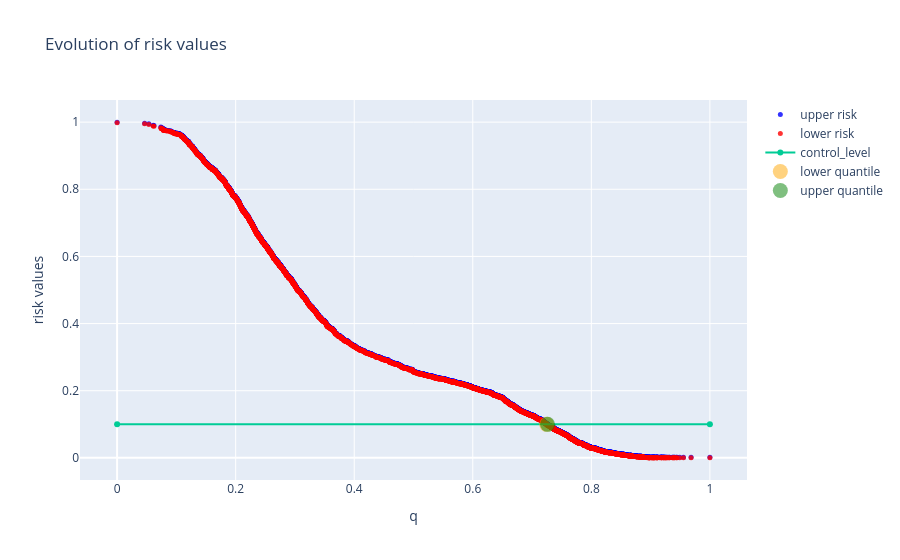

Source (notebook cell):
### Code cell
fig = go.Figure()
fig.add_trace(
    go.Scatter(
        x=q_values,
        y=upper_fnr_risk_values,
        name="upper risk",
        mode="markers",  # Specify the marker mode ('markers' for scatter plot)
        marker=dict(
            size=5,  # Set the marker size
            color="blue",  # Set the marker color
            opacity=0.8,  # Set the marker opacity
        ),
    )
)

fig.add_trace(
    go.Scatter(
        x=q_values,
        y=lower_fnr_risk_values,
        name="lower risk",
        mode="markers",  # Specify the marker mode ('markers' for scatter plot)
        marker=dict(
            size=5,  # Set the marker size
            color="red",  # Set the marker color
            opacity=0.8,  # Set the marker opacity
        ),
    )
)
fig.add_trace(
    go.Scatter(
        x=[q_values[0], q_values[-1]],
        y=[control_level, control_level],
        name="control_level",
    )
)
fig.add_trace(
    go.Scatter(
        x=[q_values[lower_quantile_index]],
        y=[lower_fnr_risk_values_at_q],
        name="lower quantile",
        mode="markers",  # Specify the marker mode ('markers' for scatter plot)
        marker=dict(
            size=15,  # Set the marker size
            color="orange",  # Set the marker color
            opacity=0.5,  # Set the marker opacity
        ),
    )
)
fig.add_trace(
    go.Scatter(
        x=[q_values[upper_quantile_index]],
        y=[upper_fnr_risk_values_at_q],
        name="upper quantile",
        mode="markers",  # Specify the marker mode ('markers' for scatter plot)
        marker=dict(
            size=15,  # Set the marker size
            color="green",  # Set the marker color
            opacity=0.5,  # Set the marker opacity
        ),
    )
)

fig.update_layout(
    title="Evolution of risk values",
    xaxis_title="q",
    yaxis_title="risk values",
)
fig.show()

### Figure 1 — Plotly figure (JSON) as saved in the notebook; plotly's stock layout.template omitted (floating-point values rounded to 4 significant figures; data arrays with more than 128 entries replaced by an {"elided": "..."} marker saying what was removed)
{"data": [{"marker": {"color": "blue", "opacity": 0.8, "size": 5}, "mode": "markers", "name": "upper risk", "type": "scatter", "x": {"elided": "5002 float values"}, "y": {"elided": "5002 float values"}}, {"marker": {"color": "red", "opacity": 0.8, "size": 5}, "mode": "markers", "name": "lower risk", "type": "scatter", "x": {"elided": "5002 float values"}, "y": {"elided": "5002 float values"}}, {"name": "control_level", "type": "scatter", "x": [0, 1], "y": [0.1, 0.1]}, {"marker": {"color": "orange", "opacity": 0.5, "size": 15}, "mode": "markers", "name": "lower quantile", "type": "scatter", "x": [0.7247], "y": [0.09992]}, {"marker": {"color": "green", "opacity": 0.5, "size": 15}, "mode": "markers", "name": "upper quantile", "type": "scatter", "x": [0.7261], "y": [0.09981]}], "layout": {"title": {"text": "Evolution of risk values"}, "xaxis": {"title": {"text": "q"}}, "yaxis": {"title": {"text": "risk values"}}}}
